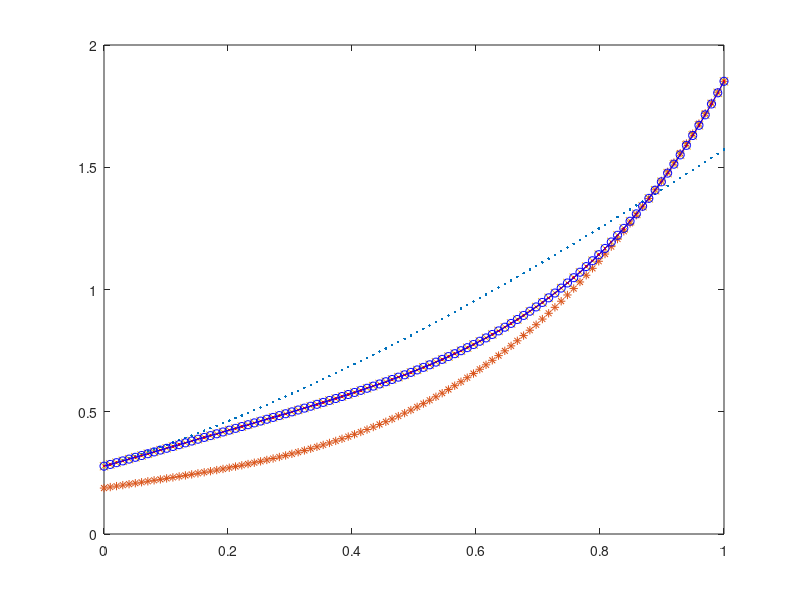

Write MATLAB code to recreate this figure. (Note: this script raises an error after producing the figure.)
%%%%%%%%%%%%%%%%%%%%%%%%%%%%
%Pseudo Inverse Test

%ct=[1;2;2;-3];
ct=randn(4,1);
%tt=[2;1;1;0];
tt=randn(4,1);
a_size=100;
a_step=1/(a_size-1);
a=[0:a_step:1]';
A=[ones(a_size,1),a,a.^2,a.^3];
y=A*ct;
c=pinv(A)*y;

%%%%%%%%%%%%%%%%%%%%%%%%%%%%
% Slide Next 'da'
da=a_step*20;
cn=[1, da, da^2,   da^3;
    0,  1, 2*da, 3*da^2;
    0,  0,    1, 3*da  ;
    0,  0,    0,      1]*ct;
yy=A*cn;
yt=A*tt;

yyyt=y.*(1-a)+yt.*a;

B=[ones(a_size,1),a,a.^2,a.^3,a.^4];
C=pinv(B)*yyyt

%%%%%%%%%%%%%%%%%%%%%%%%%%%%
% Mix New Trajectory and Destination Trajectory
Ct=[ct;0]-[0;ct]+[0;tt]
yC=B*C;
yCt=B*Ct;
figure(1);
%plot(a,y,'.',a,yy,'o',a,yt,'*',a,yyyt,'x');
plot(a,y,'.',a,yt,'*',a,yyyt,'x',a,yC,'.-r',a,yCt,'o-b');
%    x, y, th, dlt, v, a, j, L, W, WB
car=CarInitAccord(0,0,0,0,30/3.6,0,0,5);
car_hist=zeros(100,4);
for i=1:100
    car.dlt=pi/10*sin(i/100*2*pi);
    car_hist(i,:)=[car.x,car.y,car.th,car.dlt/car.WB];    
    car=CarRun(car);    
end
figure(2);

%%%%%%%%%%%%%%%%%%%%%%%%%%%%
%fit CarCurveModel to spline

f=pinv(A)*car_hist(:,1:2);
fy=A*f;
plot(car_hist(:,1), car_hist(:,2), '.',fy(:,1),fy(:,2),'x');
axis equal;
